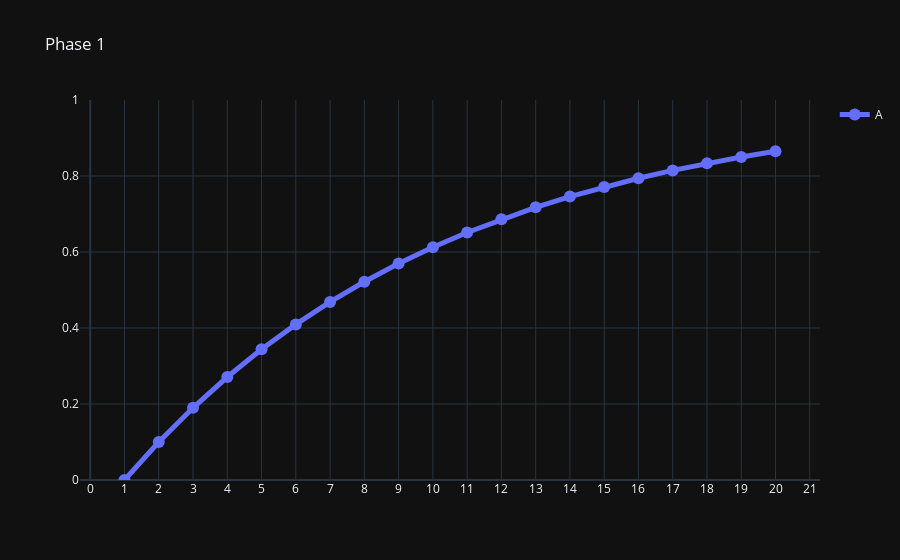
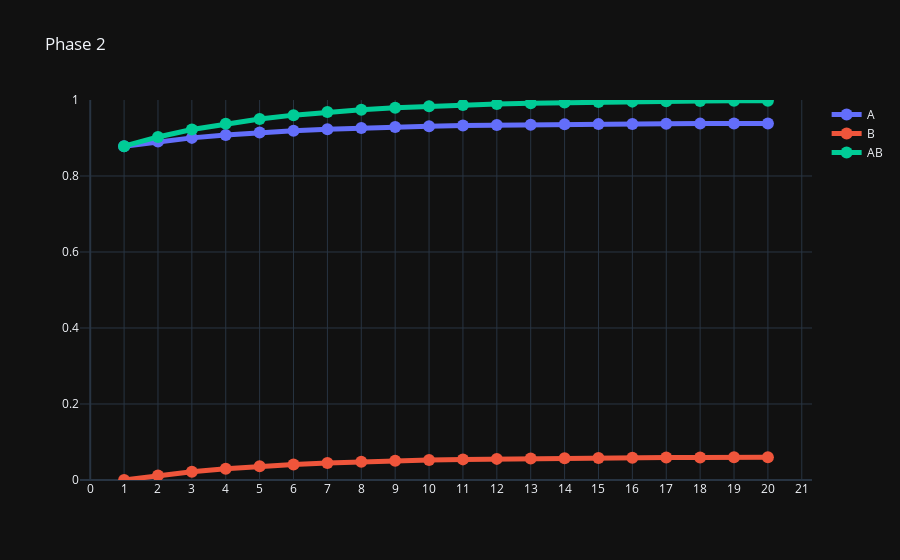
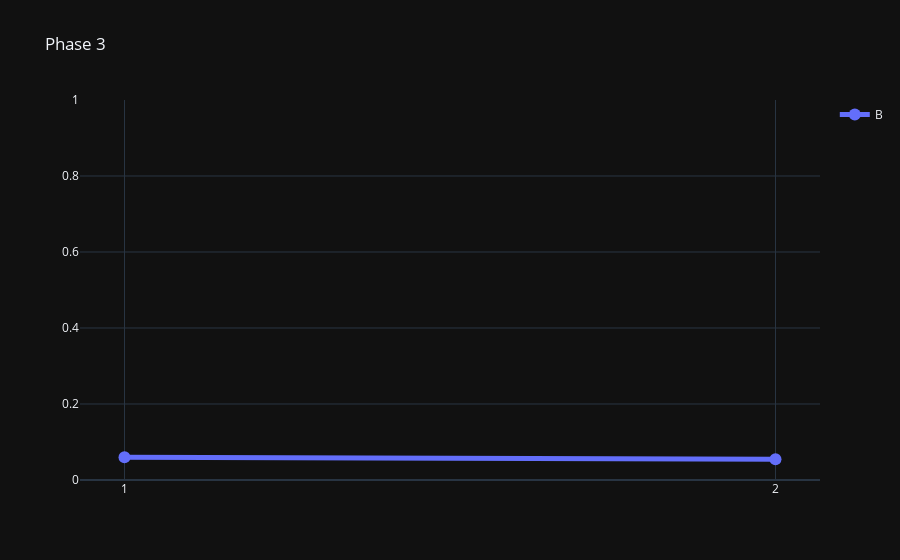

Notebook code cell kept with these figures, in order:
### Markdown cell above
# Group Blk
<div class="alert alert-danger"><strong> Group Blk

</strong></div>

### Code cell
run_RW(phaseNum = 1, phases_command= ['20A+','20AB+', '2B-'],alpha={'A':.2,'B':.2},beta={'+':.5,'-':.45},lamda={'+':1,'-':0})

### Figure 1 — Plotly figure (JSON) as saved in the notebook; plotly's stock layout.template omitted (floating-point values rounded to 4 significant figures)
{"data": [{"line": {"width": 5}, "marker": {"size": 12}, "mode": "lines+markers", "name": "A", "showlegend": true, "type": "scatter", "x": [1, 2, 3, 4, 5, 6, 7, 8, 9, 10, 11, 12, 13, 14, 15, 16, 17, 18, 19, 20], "y": [0, 0.1, 0.19, 0.271, 0.3439, 0.4095, 0.4686, 0.5217, 0.5695, 0.6126, 0.6513, 0.6862, 0.7176, 0.7458, 0.7712, 0.7941, 0.8147, 0.8332, 0.8499, 0.8649]}], "layout": {"title": {"text": "Phase 1"}, "xaxis": {"dtick": 1, "tick0": 0, "tickmode": "linear"}, "yaxis": {"exponentformat": "e", "range": [0, 1], "showexponent": "all"}}}

### Figure 2 — Plotly figure (JSON) as saved in the notebook; plotly's stock layout.template omitted (floating-point values rounded to 4 significant figures)
{"data": [{"line": {"width": 5}, "marker": {"size": 12}, "mode": "lines+markers", "name": "A", "showlegend": true, "type": "scatter", "x": [1, 2, 3, 4, 5, 6, 7, 8, 9, 10, 11, 12, 13, 14, 15, 16, 17, 18, 19, 20], "y": [0.8784, 0.8906, 0.9003, 0.9081, 0.9143, 0.9193, 0.9233, 0.9265, 0.929, 0.9311, 0.9327, 0.934, 0.935, 0.9359, 0.9365, 0.9371, 0.9375, 0.9378, 0.9381, 0.9383]}, {"line": {"width": 5}, "marker": {"size": 12}, "mode": "lines+markers", "name": "B", "showlegend": true, "type": "scatter", "x": [1, 2, 3, 4, 5, 6, 7, 8, 9, 10, 11, 12, 13, 14, 15, 16, 17, 18, 19, 20], "y": [0, 0.01216, 0.02188, 0.02966, 0.03589, 0.04087, 0.04485, 0.04804, 0.05059, 0.05263, 0.05426, 0.05557, 0.05661, 0.05745, 0.05811, 0.05865, 0.05908, 0.05942, 0.05969, 0.05991]}, {"line": {"width": 5}, "marker": {"size": 12}, "mode": "lines+markers", "name": "AB", "showlegend": true, "type": "scatter", "x": [1, 2, 3, 4, 5, 6, 7, 8, 9, 10, 11, 12, 13, 14, 15, 16, 17, 18, 19, 20], "y": [0.8784, 0.9027, 0.9222, 0.9378, 0.9502, 0.9602, 0.9681, 0.9745, 0.9796, 0.9837, 0.9869, 0.9896, 0.9916, 0.9933, 0.9947, 0.9957, 0.9966, 0.9973, 0.9978, 0.9982]}], "layout": {"title": {"text": "Phase 2"}, "xaxis": {"dtick": 1, "tick0": 0, "tickmode": "linear"}, "yaxis": {"exponentformat": "e", "range": [0, 1], "showexponent": "all"}}}

### Figure 3 — Plotly figure (JSON) as saved in the notebook; plotly's stock layout.template omitted (floating-point values rounded to 4 significant figures)
{"data": [{"line": {"width": 5}, "marker": {"size": 12}, "mode": "lines+markers", "name": "B", "showlegend": true, "type": "scatter", "x": [1, 2], "y": [0.06009, 0.05468]}], "layout": {"title": {"text": "Phase 3"}, "xaxis": {"dtick": 1, "tick0": 0, "tickmode": "linear"}, "yaxis": {"exponentformat": "e", "range": [0, 1], "showexponent": "all"}}}
